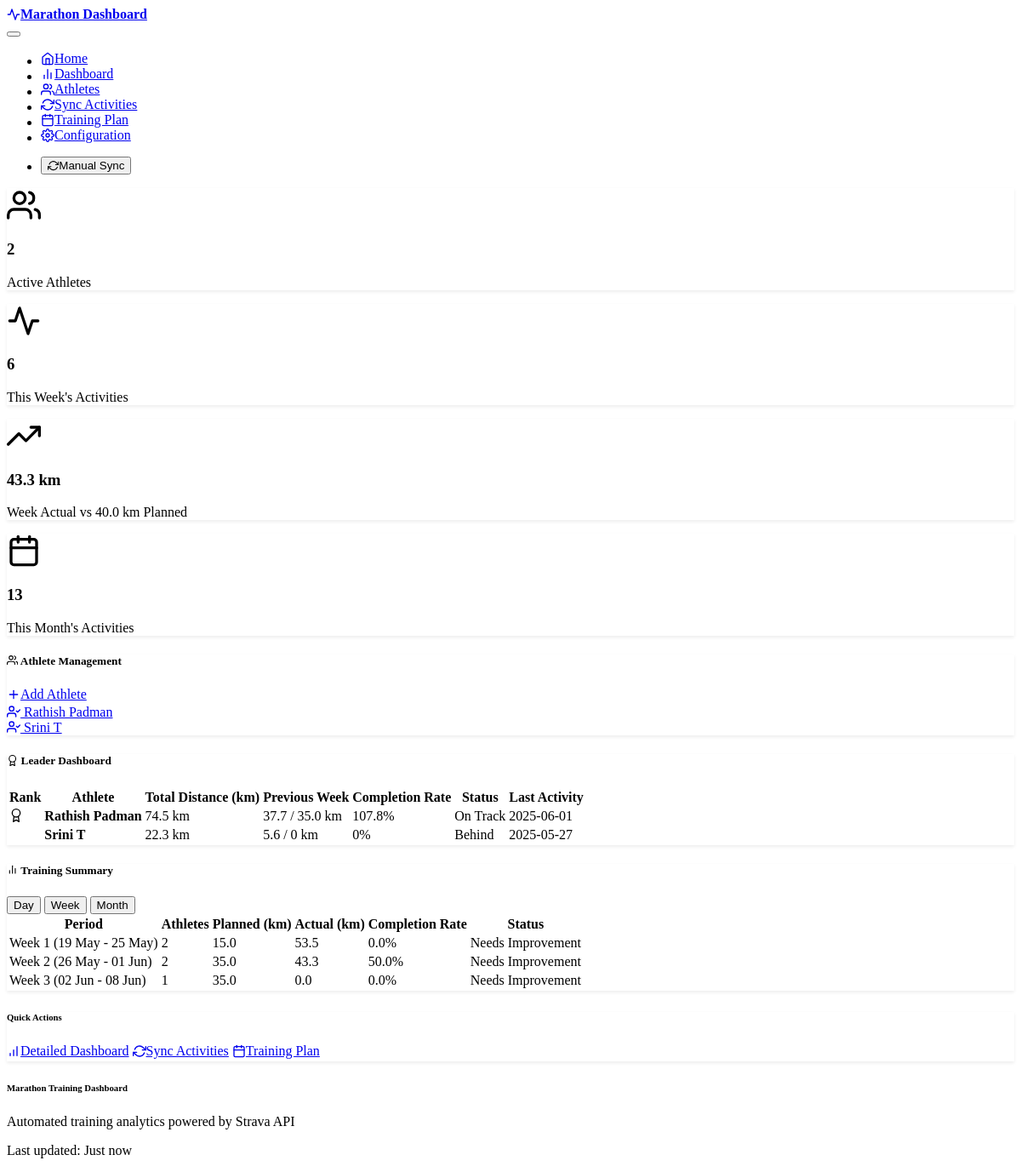
The page / on the database its author committed.
### models.py (models this page shows)
class Athlete(db.Model):
    id = db.Column(db.Integer, primary_key=True)
    name = db.Column(db.String(100), nullable=False)
    strava_athlete_id = db.Column(db.Integer, unique=True, nullable=True)
    refresh_token = db.Column(db.String(255), nullable=True)
    access_token = db.Column(db.String(255), nullable=True)
    token_expires_at = db.Column(db.DateTime, nullable=True)
    is_active = db.Column(db.Boolean, default=True)
    created_at = db.Column(db.DateTime, default=datetime.utcnow)
    activities = db.relationship('Activity', backref='athlete', lazy=True)
    planned_workouts = db.relationship('PlannedWorkout',
                                       backref='athlete',
                                       lazy=True)
    daily_summaries = db.relationship('DailySummary',
                                      backref='athlete',
                                      lazy=True)

### routes.py (the view)
@app.route('/')
def index():
    try:
        total_athletes = db.session.query(func.count(distinct(Athlete.id))).filter_by(is_active=True).scalar() or 0
        week_ago = datetime.now() - timedelta(days=7)
        weekly_activities = db.session.query(func.count(distinct(Activity.id))).join(Athlete).filter(
            Activity.start_date >= week_ago,
            Activity.start_date <= datetime.now(),
            Athlete.is_active == True
        ).scalar() or 0
        month_ago = datetime.now() - timedelta(days=30)
        monthly_activities = db.session.query(func.count(distinct(Activity.id))).join(Athlete).filter(
            Activity.start_date >= month_ago,
            Activity.start_date <= datetime.now(),
            Athlete.is_active == True
        ).scalar() or 0
        planned_workouts = db.session.query(PlannedWorkout).join(Athlete).filter(
            PlannedWorkout.workout_date >= week_ago.date(),
            PlannedWorkout.workout_date <= datetime.now().date(),
            Athlete.is_active == True
        ).all()
        unique_planned = {}
        for workout in planned_workouts:
            key = f"{workout.athlete_id}_{workout.workout_date}"
            if key not in unique_planned:
                unique_planned[key] = workout
        weekly_planned = sum(w.planned_distance_km or 0 for w in unique_planned.values())
        actual_activities = db.session.query(Activity).join(Athlete).filter(
            func.date(Activity.start_date) >= week_ago.date(),
            func.date(Activity.start_date) <= datetime.now().date(),
            Athlete.is_active == True
        ).all()
        unique_activities = {}
        for activity in actual_activities:
            activity_date = activity.start_date.date()
            key = f"{activity.athlete_id}_{activity_date}"
            if key not in unique_activities:
                unique_activities[key] = 0
            unique_activities[key] += activity.distance_km or 0
        weekly_actual = sum(unique_activities.values())
        all_athletes = db.session.query(Athlete).order_by(Athlete.name).all()
        filter_period = request.args.get('period', 'week')  # day, week, month
        summary_data = get_filtered_summary_data(filter_period)
        leader_dashboard_data = get_leader_dashboard_data()
        return render_template('index.html',
                               total_athletes=total_athletes,
                               weekly_activities=weekly_activities,
                               monthly_activities=monthly_activities,
                               weekly_planned=weekly_planned,
                               weekly_actual=weekly_actual,
                               all_athletes=all_athletes,
                               summary_data=summary_data,
                               current_period=filter_period,
                               leader_dashboard=leader_dashboard_data)
    except Exception as e:
        logger.error(f"Error loading home page: {e}")
        flash(f"Error loading dashboard: {e}", "error")
        return render_template('index.html',
                               total_athletes=0,
                               weekly_activities=0,
                               monthly_activities=0,
                               weekly_planned=0,
                               weekly_actual=0,
                               all_athletes=[],
                               summary_data=[],
                               current_period='week')

### templates/index.html (shortened to what this page needs)
{% extends "base.html" %}
{% block content %}
<div class="container">
    <div class="row mb-4">
        <div class="col-md-3 mb-3">
            <div class="card bg-primary text-white">
                <div class="card-body text-center">
                    <i data-feather="users" class="mb-2" style="width: 2.5rem; height: 2.5rem;"></i>
                    <h3 class="card-title">{{ total_athletes }}</h3>
                    <p class="card-text">Active Athletes</p>
                </div>
            </div>
        </div>
        <div class="col-md-3 mb-3">
            <div class="card bg-success text-white">
                <div class="card-body text-center">
                    <i data-feather="activity" class="mb-2" style="width: 2.5rem; height: 2.5rem;"></i>
                    <h3 class="card-title">{{ weekly_activities }}</h3>
                    <p class="card-text">This Week's Activities</p>
                </div>
            </div>
        </div>
        <div class="col-md-3 mb-3">
            <div class="card bg-info text-white">
                <div class="card-body text-center">
                    <i data-feather="trending-up" class="mb-2" style="width: 2.5rem; height: 2.5rem;"></i>
                    <h3 class="card-title">{{ "%.1f"|format(weekly_actual) }} km</h3>
                    <p class="card-text">Week Actual vs {{ "%.1f"|format(weekly_planned) }} km Planned</p>
                </div>
            </div>
        </div>
        <div class="col-md-3 mb-3">
            <div class="card bg-warning text-white">
                <div class="card-body text-center">
                    <i data-feather="calendar" class="mb-2" style="width: 2.5rem; height: 2.5rem;"></i>
                    <h3 class="card-title">{{ monthly_activities }}</h3>
                    <p class="card-text">This Month's Activities</p>
                </div>
            </div>
        </div>
    </div>
    <div class="row mb-4">
        <div class="col-12">
            <div class="card">
                <div class="card-header d-flex justify-content-between align-items-center">
                    <h5 class="card-title mb-0">
                        <i data-feather="users" class="me-2"></i>
                        Athlete Management
                    </h5>
                    <a href="{{ url_for('strava_auth') }}" class="btn btn-primary btn-sm">
                        <i data-feather="plus" class="me-1"></i>
                        Add Athlete
                    </a>
                </div>
                <div class="card-body">
                    <div class="row">
                        {% for athlete in all_athletes %}
                        {% if athlete.is_active %}
                        <div class="col-md-4 mb-2">
                            <div class="p-2 border rounded">
                                <a href="{{ url_for('dashboard', athlete_id=athlete.id) }}" class="text-decoration-none text-success">
                                    <i data-feather="user-check" class="me-2"></i>
                                    {{ athlete.name }}
                                </a>
                            </div>
                        </div>
                        {% endif %}
                        {% endfor %}
                    </div>
                </div>
            </div>
        </div>
    </div>
    <div class="row mb-4">
        <div class="col-12">
            <div class="card">
                <div class="card-header">
                    <h5 class="card-title mb-0">
                        <i data-feather="award" class="me-2"></i>
                        Leader Dashboard
                    </h5>
                </div>
                <div class="card-body">
                    {% if leader_dashboard %}
                    <div class="table-responsive">
                        <table class="table table-hover">
                            <thead>
                                <tr>
                                    <th>Rank</th>
                                    <th>Athlete</th>
                                    <th>Total Distance (km)</th>
                                    <th>Previous Week</th>
                                    <th>Completion Rate</th>
                                    <th>Status</th>
                                    <th>Last Activity</th>
                                </tr>
                            </thead>
                            <tbody>
                                {% for athlete in leader_dashboard %}
                                <tr>
                                    <td>
                                        {% if loop.index == 1 %}
                                            <i data-feather="award" class="text-warning"></i>
                                        {% elif loop.index == 2 %}
                                            <i data-feather="medal" class="text-secondary"></i>
                                        {% elif loop.index == 3 %}
                                            <i data-feather="award" class="text-warning"></i>
                                        {% else %}
                                            {{ loop.index }}
                                        {% endif %}
                                    </td>
                                    <td><strong>{{ athlete.athlete_name }}</strong></td>
                                    <td>{{ athlete.total_actual_km }} km</td>
                                    <td>{{ athlete.prev_week_actual }} / {{ athlete.prev_week_planned }} km</td>
                                    <td>{{ athlete.prev_week_completion_rate }}%</td>
                                    <td>
                                        {% if athlete.status == 'On Track' %}
                                            <span class="badge bg-success">{{ athlete.status }}</span>
                                        {% elif athlete.status == 'Fair' %}
                                            <span class="badge bg-warning">{{ athlete.status }}</span>
                                        {% else %}
                                            <span class="badge bg-danger">{{ athlete.status }}</span>
                                        {% endif %}
                                    </td>
                                    <td>{{ athlete.latest_activity_date }}</td>
                                </tr>
                                {% endfor %}
                            </tbody>
                        </table>
                    </div>
                    {% else %}
                    <div class="text-center py-4">
                        <i data-feather="inbox" style="width: 3rem; height: 3rem;" class="text-muted mb-3"></i>
                        <p class="text-muted">No athlete data available.</p>
                    </div>
                    {% endif %}
                </div>
            </div>
        </div>
    </div>
    <div class="row mb-4">
        <div class="col-12">
            <div class="card">
                <div class="card-header">
                    <div class="d-flex justify-content-between align-items-center">
                        <h5 class="card-title mb-0">
                            <i data-feather="bar-chart-2" class="me-2"></i>
                            Training Summary
                        </h5>
                        <div class="btn-group" role="group">
                            <button type="button" class="btn btn-outline-primary period-filter {% if current_period == 'day' %}active{% endif %}" data-period="day">
                                Day
                            </button>
                            <button type="button" class="btn btn-outline-primary period-filter {% if current_period == 'week' %}active{% endif %}" data-period="week">
                                Week
                            </button>
                            <button type="button" class="btn btn-outline-primary period-filter {% if current_period == 'month' %}active{% endif %}" data-period="month">
                                Month
                            </button>
                        </div>
                    </div>
                </div>
                <div class="card-body">
                    <div id="summaryTableContainer">
                        {% if summary_data %}
                        <div class="table-responsive">
                            <table class="table table-hover" id="summaryTable">
                            <thead>
                                <tr>
                                    <th>Period</th>
                                    <th>Athletes</th>
                                    <th>Planned (km)</th>
                                    <th>Actual (km)</th>
                                    <th>Completion Rate</th>
                                    <th>Status</th>
                                </tr>
                            </thead>
                            <tbody id="summaryTableBody">
                                {% for day_data in summary_data %}
                                <tr>
                                    <td>{{ day_data.period_label if day_data.period_label else day_data.date.strftime('%Y-%m-%d') }}</td>
                                    <td>{{ day_data.athletes|length }}</td>
                                    <td>{{ "%.1f"|format(day_data.total_planned) }}</td>
                                    <td>{{ "%.1f"|format(day_data.total_actual) }}</td>
                                    <td>{{ "%.1f"|format(day_data.completion_rate) }}%</td>
                                    <td>
                                        {% if day_data.completion_rate >= 80 %}
                                            <span class="badge bg-success">Excellent</span>
                                        {% elif day_data.completion_rate >= 60 %}
                                            <span class="badge bg-warning">Good</span>
                                        {% else %}
                                            <span class="badge bg-danger">Needs Improvement</span>
                                        {% endif %}
                                    </td>
                                </tr>
                                {% endfor %}
                            </tbody>
                        </table>
                        </div>
                        {% endif %}
                    </div>
                </div>
            </div>
        </div>
    </div>
    <div class="row">
        <div class="col-12">
            <div class="card">
                <div class="card-body text-center">
                    <h6 class="card-title">Quick Actions</h6>
                    <div class="btn-group" role="group">
                        <a href="{{ url_for('dashboard') }}" class="btn btn-outline-primary">
                            <i data-feather="bar-chart" class="me-2"></i>
                            Detailed Dashboard
                        </a>
                        <a href="{{ url_for('sync_activities') }}" class="btn btn-outline-success">
                            <i data-feather="refresh-cw" class="me-2"></i>
                            Sync Activities
                        </a>
                        <a href="{{ url_for('training_plan') }}" class="btn btn-outline-info">
                            <i data-feather="calendar" class="me-2"></i>
                            Training Plan
                        </a>
                    </div>
                </div>
            </div>
        </div>
    </div>
</div>
{% endblock %}

### rows shown on the page
Athlete: name "Rathish Padman", athlete_name "Rathish Padman", total_actual_km "74.5", prev_week_actual "37.7", prev_week_planned "35.0", prev_week_completion_rate "107.8", status "On Track", latest_activity_date "2025-06-01"
Athlete: name "Srini T", athlete_name "Srini T", total_actual_km "22.3", prev_week_actual "5.6", prev_week_planned "0", prev_week_completion_rate "0", status "Behind", latest_activity_date "2025-05-27"

### other values the page prints
{{ total_athletes }} "2"
{{ weekly_activities }} "6"
{{ "%.1f"|format(weekly_actual) }} "43.3"
{{ "%.1f"|format(weekly_planned) }} "40.0"
{{ monthly_activities }} "13"
{{ day_data.athletes|length }} "2" "2" "1"
{{ "%.1f"|format(day_data.total_planned) }} "15.0" "35.0" "35.0"
{{ "%.1f"|format(day_data.total_actual) }} "53.5" "43.3" "0.0"
{{ "%.1f"|format(day_data.completion_rate) }} "0.0" "50.0" "0.0"
